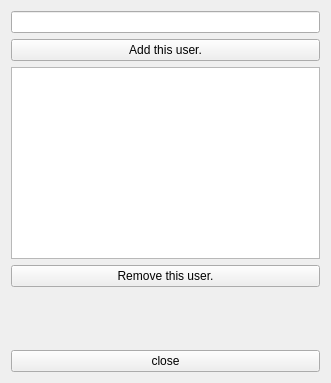
<ui version="4.0" >
 <class>buddylistClass</class>
 <widget class="QWidget" name="buddylistClass" >
  <property name="geometry" >
   <rect>
    <x>0</x>
    <y>0</y>
    <width>331</width>
    <height>383</height>
   </rect>
  </property>
  <property name="windowTitle" >
   <string>Buddylist handler.</string>
  </property>
  <layout class="QHBoxLayout" name="horizontalLayout" >
   <item>
    <layout class="QVBoxLayout" name="verticalLayout" >
     <item>
      <widget class="QLineEdit" name="le" />
     </item>
     <item>
      <widget class="QPushButton" name="add" >
       <property name="text" >
        <string>Add this user.</string>
       </property>
      </widget>
     </item>
     <item>
      <widget class="QListWidget" name="list" />
     </item>
     <item>
      <widget class="QPushButton" name="remove" >
       <property name="text" >
        <string>Remove this user.</string>
       </property>
      </widget>
     </item>
     <item>
      <spacer name="verticalSpacer" >
       <property name="orientation" >
        <enum>Qt::Vertical</enum>
       </property>
       <property name="sizeHint" stdset="0" >
        <size>
         <width>20</width>
         <height>40</height>
        </size>
       </property>
      </spacer>
     </item>
     <item>
      <widget class="QPushButton" name="close" >
       <property name="text" >
        <string>close</string>
       </property>
      </widget>
     </item>
    </layout>
   </item>
  </layout>
 </widget>
 <layoutdefault spacing="6" margin="11" />
 <resources/>
 <connections/>
</ui>
